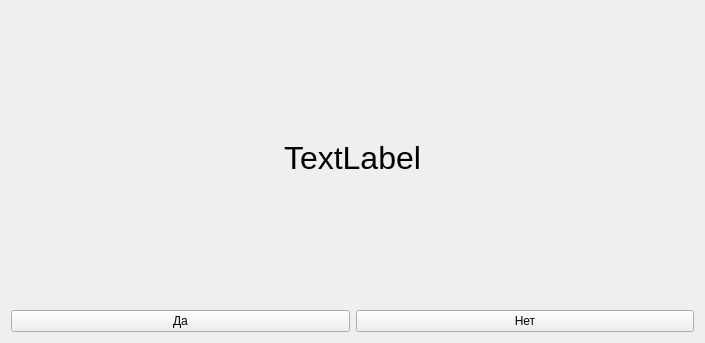
<?xml version="1.0" encoding="UTF-8"?>
<ui version="4.0">
 <class>Form</class>
 <widget class="QWidget" name="Form">
  <property name="geometry">
   <rect>
    <x>0</x>
    <y>0</y>
    <width>705</width>
    <height>343</height>
   </rect>
  </property>
  <property name="windowTitle">
   <string>Form</string>
  </property>
  <layout class="QGridLayout" name="gridLayout_2">
   <item row="0" column="0">
    <layout class="QGridLayout" name="gridLayout">
     <item row="1" column="0">
      <widget class="QPushButton" name="pushButtonYes">
       <property name="text">
        <string>Да</string>
       </property>
      </widget>
     </item>
     <item row="1" column="1">
      <widget class="QPushButton" name="pushButtonNo">
       <property name="text">
        <string>Нет</string>
       </property>
      </widget>
     </item>
     <item row="0" column="0" colspan="2">
      <widget class="QLabel" name="questLabel">
       <property name="font">
        <font>
         <pointsize>24</pointsize>
        </font>
       </property>
       <property name="text">
        <string>TextLabel</string>
       </property>
       <property name="alignment">
        <set>Qt::AlignCenter</set>
       </property>
      </widget>
     </item>
    </layout>
   </item>
  </layout>
 </widget>
 <resources/>
 <connections/>
</ui>
